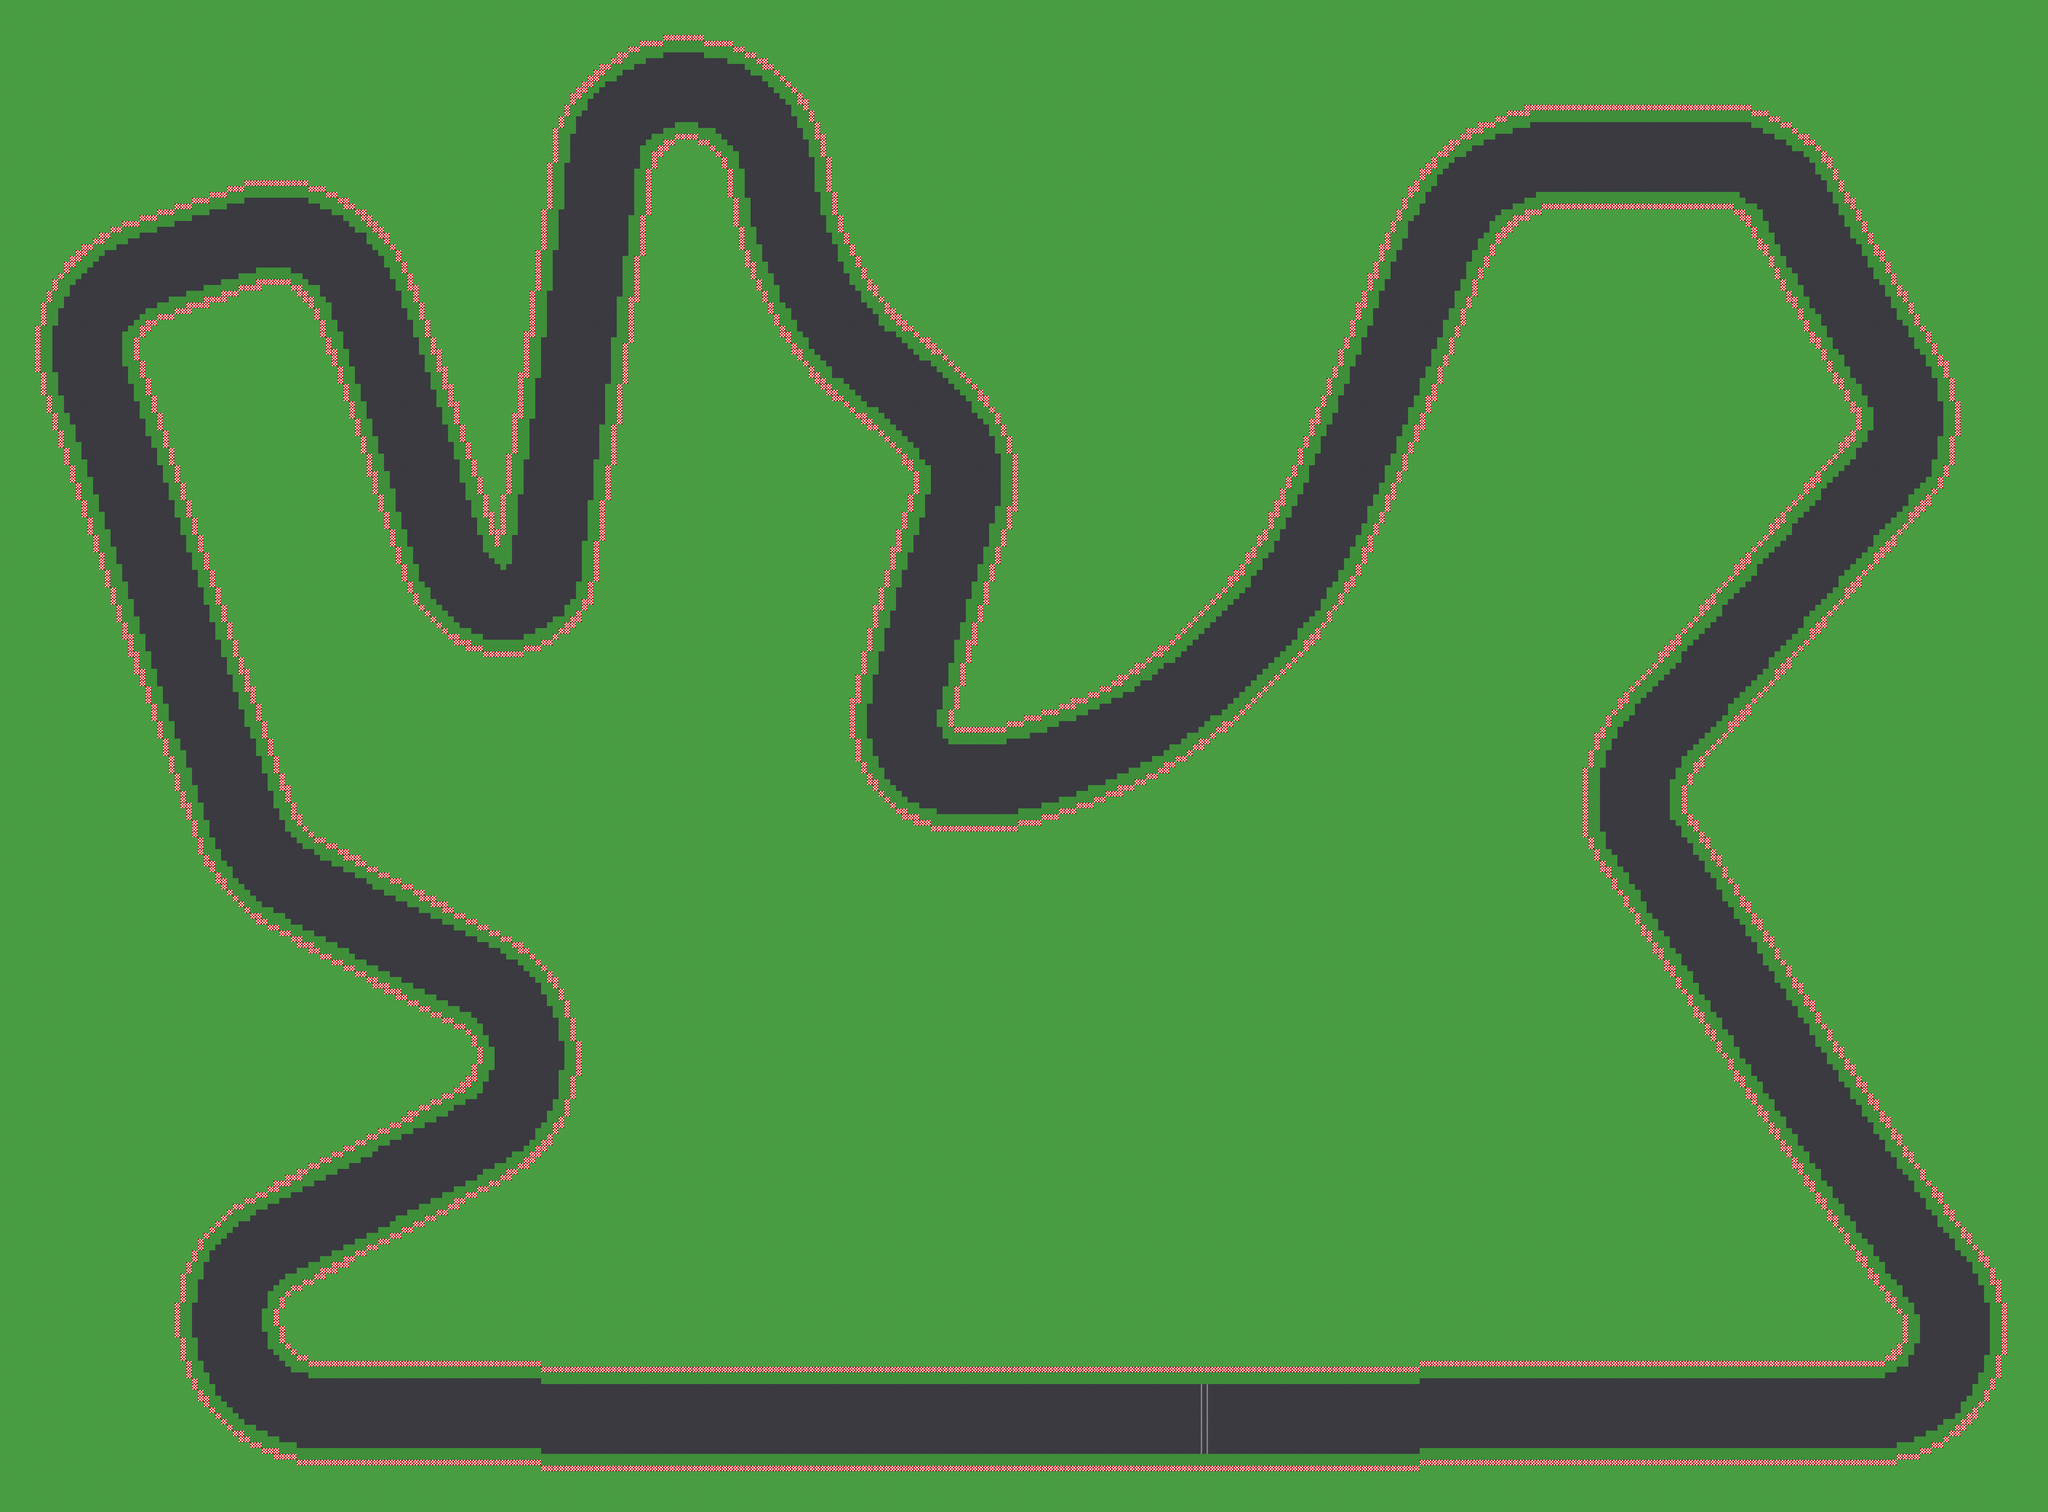

This is a level from a 2D game, rendered from its Tiled map with the project's own tilesets. A one-line summary and the map file follow, with tile-layer data summarised:
An orthogonal 352x260 tile map with 16x16 px tiles, 1 tile layer (suelo) and 80 objects.

<map version="1.10" tiledversion="1.10.2" orientation="orthogonal" renderorder="right-down" width="352" height="260" tilewidth="16" tileheight="16" infinite="0" nextlayerid="4" nextobjectid="81">
 <properties>
  <property name="anguloLargada" type="float" value="-179.528" />
 </properties>
 <tileset firstgid="1" name="tileset16" tilewidth="16" tileheight="16" tilecount="5" columns="5">
  <image source="tileset16.png" width="80" height="16" />
  <tile id="0">
   <properties>
    <property name="superficie" value="pasto" />
   </properties>
  </tile>
  <tile id="1">
   <properties>
    <property name="superficie" value="pista" />
   </properties>
  </tile>
  <tile id="2">
   <properties>
    <property name="superficie" value="muro" />
   </properties>
  </tile>
  <tile id="3">
   <properties>
    <property name="superficie" value="pista" />
   </properties>
  </tile>
  <tile id="4">
   <properties>
    <property name="superficie" value="pasto" />
   </properties>
  </tile>
 </tileset>
 <layer id="1" name="suelo" width="352" height="260">
  <data>[91520 cells, 91520 non-empty, 5 distinct tile ids]</data>
 </layer>
 <objectgroup id="2" name="checkpoints">
  <object id="1" x="3171.185" y="3757.614" width="288" height="288">
   <properties>
    <property name="orden" type="int" value="0" />
   </properties>
  </object>
  <object id="2" x="2884.884" y="3759.656" width="288" height="288">
   <properties>
    <property name="orden" type="int" value="1" />
   </properties>
  </object>
  <object id="3" x="2598.579" y="3761.028" width="288" height="288">
   <properties>
    <property name="orden" type="int" value="2" />
   </properties>
  </object>
  <object id="4" x="2312.272" y="3761.263" width="288" height="288">
   <properties>
    <property name="orden" type="int" value="3" />
   </properties>
  </object>
  <object id="5" x="2025.968" y="3759.648" width="288" height="288">
   <properties>
    <property name="orden" type="int" value="4" />
   </properties>
  </object>
  <object id="6" x="1739.675" y="3756.741" width="288" height="288">
   <properties>
    <property name="orden" type="int" value="5" />
   </properties>
  </object>
  <object id="7" x="1453.387" y="3753.265" width="288" height="288">
   <properties>
    <property name="orden" type="int" value="6" />
   </properties>
  </object>
  <object id="8" x="1167.098" y="3749.988" width="288" height="288">
   <properties>
    <property name="orden" type="int" value="7" />
   </properties>
  </object>
  <object id="9" x="880.799" y="3747.712" width="288" height="288">
   <properties>
    <property name="orden" type="int" value="8" />
   </properties>
  </object>
  <object id="10" x="603.099" y="3700.156" width="288" height="288">
   <properties>
    <property name="orden" type="int" value="9" />
   </properties>
  </object>
  <object id="11" x="486.439" y="3455.003" width="288" height="288">
   <properties>
    <property name="orden" type="int" value="10" />
   </properties>
  </object>
  <object id="12" x="662.909" y="3249.657" width="288" height="288">
   <properties>
    <property name="orden" type="int" value="11" />
   </properties>
  </object>
  <object id="13" x="916.924" y="3117.563" width="288" height="288">
   <properties>
    <property name="orden" type="int" value="12" />
   </properties>
  </object>
  <object id="14" x="1168.673" y="2981.233" width="288" height="288">
   <properties>
    <property name="orden" type="int" value="13" />
   </properties>
  </object>
  <object id="15" x="1306.092" y="2749.737" width="288" height="288">
   <properties>
    <property name="orden" type="int" value="14" />
   </properties>
  </object>
  <object id="16" x="1139.686" y="2535.707" width="288" height="288">
   <properties>
    <property name="orden" type="int" value="15" />
   </properties>
  </object>
  <object id="17" x="885.418" y="2404.117" width="288" height="288">
   <properties>
    <property name="orden" type="int" value="16" />
   </properties>
  </object>
  <object id="18" x="636.013" y="2263.849" width="288" height="288">
   <properties>
    <property name="orden" type="int" value="17" />
   </properties>
  </object>
  <object id="19" x="494.666" y="2020.968" width="288" height="288">
   <properties>
    <property name="orden" type="int" value="18" />
   </properties>
  </object>
  <object id="20" x="400.094" y="1750.732" width="288" height="288">
   <properties>
    <property name="orden" type="int" value="19" />
   </properties>
  </object>
  <object id="21" x="307.733" y="1479.73" width="288" height="288">
   <properties>
    <property name="orden" type="int" value="20" />
   </properties>
  </object>
  <object id="22" x="216.535" y="1208.335" width="288" height="288">
   <properties>
    <property name="orden" type="int" value="21" />
   </properties>
  </object>
  <object id="23" x="125.374" y="936.927" width="288" height="288">
   <properties>
    <property name="orden" type="int" value="22" />
   </properties>
  </object>
  <object id="24" x="155.292" y="669.379" width="288" height="288">
   <properties>
    <property name="orden" type="int" value="23" />
   </properties>
  </object>
  <object id="25" x="411.316" y="548.573" width="288" height="288">
   <properties>
    <property name="orden" type="int" value="24" />
   </properties>
  </object>
  <object id="26" x="687.077" y="506.027" width="288" height="288">
   <properties>
    <property name="orden" type="int" value="25" />
   </properties>
  </object>
  <object id="27" x="871.136" y="712.29" width="288" height="288">
   <properties>
    <property name="orden" type="int" value="26" />
   </properties>
  </object>
  <object id="28" x="965.664" y="982.514" width="288" height="288">
   <properties>
    <property name="orden" type="int" value="27" />
   </properties>
  </object>
  <object id="29" x="1052.392" y="1255.369" width="288" height="288">
   <properties>
    <property name="orden" type="int" value="28" />
   </properties>
  </object>
  <object id="30" x="1185.501" y="1500.211" width="288" height="288">
   <properties>
    <property name="orden" type="int" value="29" />
   </properties>
  </object>
  <object id="31" x="1364.588" y="1360.055" width="288" height="288">
   <properties>
    <property name="orden" type="int" value="30" />
   </properties>
  </object>
  <object id="32" x="1406.236" y="1076.792" width="288" height="288">
   <properties>
    <property name="orden" type="int" value="31" />
   </properties>
  </object>
  <object id="33" x="1446.834" y="793.376" width="288" height="288">
   <properties>
    <property name="orden" type="int" value="32" />
   </properties>
  </object>
  <object id="34" x="1485.941" y="509.752" width="288" height="288">
   <properties>
    <property name="orden" type="int" value="33" />
   </properties>
  </object>
  <object id="35" x="1532.954" y="228.399" width="288" height="288">
   <properties>
    <property name="orden" type="int" value="34" />
   </properties>
  </object>
  <object id="36" x="1771.32" y="101.9" width="288" height="288">
   <properties>
    <property name="orden" type="int" value="35" />
   </properties>
  </object>
  <object id="37" x="1981.905" y="272.684" width="288" height="288">
   <properties>
    <property name="orden" type="int" value="36" />
   </properties>
  </object>
  <object id="38" x="2053.364" y="549.083" width="288" height="288">
   <properties>
    <property name="orden" type="int" value="37" />
   </properties>
  </object>
  <object id="39" x="2196.965" y="795.406" width="288" height="288">
   <properties>
    <property name="orden" type="int" value="38" />
   </properties>
  </object>
  <object id="40" x="2410.269" y="985.876" width="288" height="288">
   <properties>
    <property name="orden" type="int" value="39" />
   </properties>
  </object>
  </objectgroup>
 <objectgroup id="3" name="largada">
  <!-- 5 objects omitted --></objectgroup>
</map>
<!-- 40 of 80 objects omitted -->
